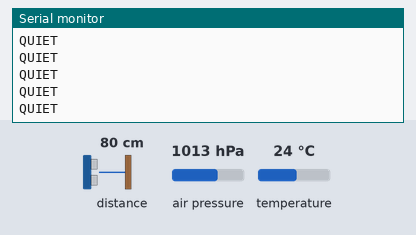
A sketch run on a simulated Arduino Nano 33 BLE. Shown: the last lines printed to the serial monitor. Inputs (shaded band) come from the test bench; at power-on: distance to the obstacle 80 cm, air pressure 1013 hPa, temperature 24 °C.

Above: at 1.2 s.
1.3 s: distance to the obstacle set to 2 cm
At 1.57 s:
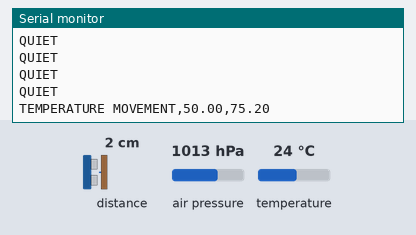
At 2.05 s:
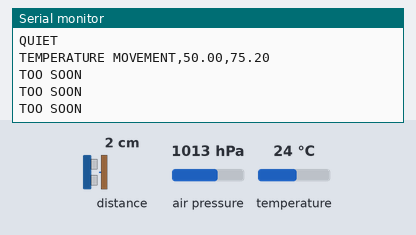

Measured:
- after the input at 1.3 s, the serial monitor: prints a new line after 0.13 s (image 1)

The sketch:

FinalProject.ino
```cpp
#include <Arduino_APDS9960.h>
#include <Arduino_LPS22HB.h>

/*
  User defined variables
*/
float tempThreshold = 50;         // Minimum temperature (f) to send alerts
int minSecsFromFirstAlert = 300;  // 5 min
int minSecsBetweenEmails = 60;    // 1 min

// true - receive alerts when above tempThreshold
// false - do not factor temperature into alerts
bool alertOnTemp = true;

// true - receive alerts when second motion has not been detected within minSecsFromFirstAlert
// false - do not factor second motion into alerts
bool alertOnSecondMotion = true;

/*
  Program variables
*/
long lastMotion = -minSecsFromFirstAlert * 1000; // Initiliaze to large negative value
long lastSend = -minSecsBetweenEmails * 1000; // Initiliaze to large negative value
bool firstMotionDetected = false; // Flip counter used for second motion alert

void setup() {
  Serial.begin(9600); // Initiliaze serial connection
  while (!Serial)
    ;
  if (!BARO.begin()) {
    Serial.println("Failed to initialize pressure sensor!");
      ;
  }
  if (!APDS.begin()) {
    Serial.println("Error initializing APDS9960 sensor!");
  }
}

void loop() {
  unsigned long now = millis(); // Initiliaze time passed
  float pressure = BARO.readPressure(); // Read pressure. Necessary for deriving temperature.
  float temperature_C = BARO.readTemperature(); // Get temperature in Celsius
  float temperature_F = ((temperature_C * 1.8) + 32); //  Convert to Fahrenheit

  if (APDS.proximityAvailable()) { // If proximity is working
    // read the proximity
    // - 0   => close
    // - 255 => far
    // - -1  => error
    int proximity = APDS.readProximity();

    if (proximity >= 0 && proximity <= 230) { // If motion detected
      if (now > (lastSend + minSecsBetweenEmails * 1000)) { // If more than minSecsBetweenEmails has passed since last
                                                            // motion alert
        if (alertOnTemp && temperature_F >= tempThreshold) { // If temperature alerts are on and ambient temperature
                                                             // is above threshold
          Serial.print("TEMPERATURE MOVEMENT");
          Serial.print(",");
          Serial.print(tempThreshold);
          Serial.print(",");
          Serial.println(temperature_F);
        }
        else { // Motion detected but temperature not evaluated
          Serial.println("MOVEMENT");
        }
        lastSend = now; // Update lastSend time for cooldown between alerts
      }
      else { // Motion detected but cooldown has not elapsed
        Serial.println("TOO SOON");
      }
      lastMotion = now; // Update lastMotion time for cooldown between alerts
      firstMotionDetected = !firstMotionDetected; // Flip flag. First motion will be true and second motion back to false.
    }
    // If second motion alert is on, motion is first time, and more tha nminSecsFromFirstAlert has passed since last motion
    else if (alertOnSecondMotion && firstMotionDetected && (now > (lastMotion + minSecsFromFirstAlert * 1000))) {
      Serial.println("SECOND MOTION MISSED");
      // Reset lastMotion so alert pings every minSecsFromFirstAlert until second motion has been detected
      lastMotion = now;
    }
    else { // Nothing is happening
      Serial.println("QUIET");
    }
  }
  delay(150);
}
```
